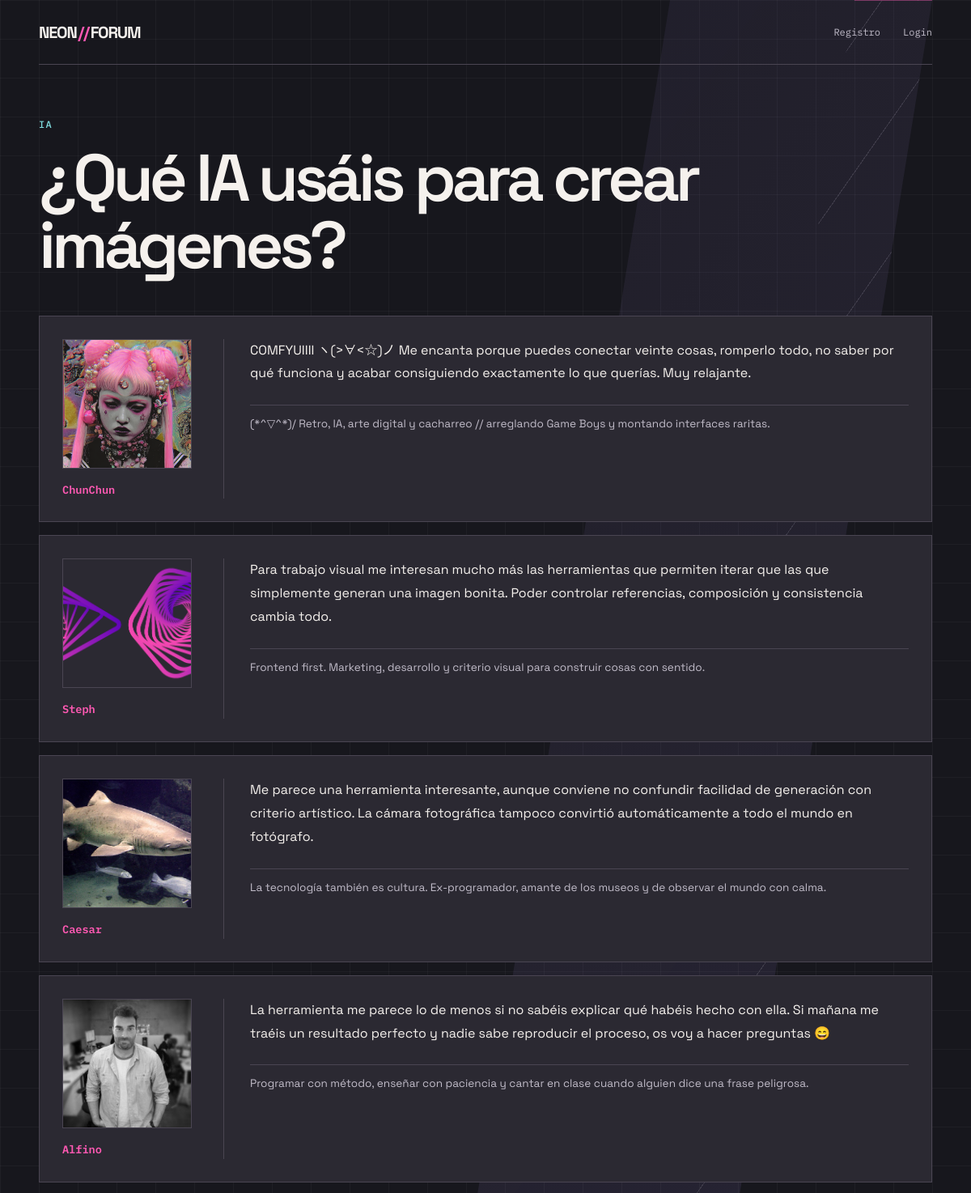
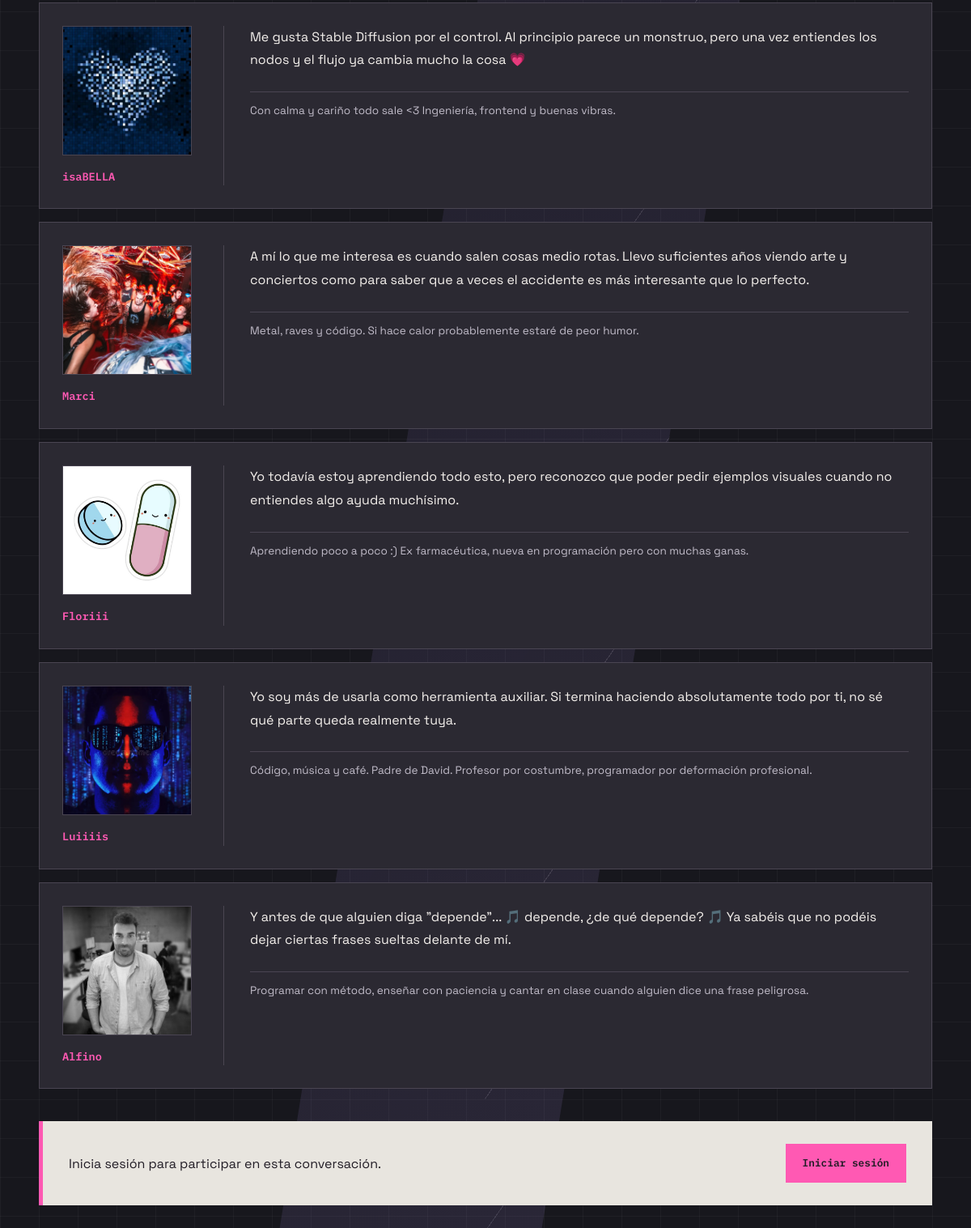
The app's page /tema.php?id=4 with its own data (2 pictures, top to bottom).
### tables this page shows
CREATE TABLE `temas` (
  `id_tema` int(11) NOT NULL,
  `titulo_tema` varchar(150) NOT NULL,
  `seccion` varchar(100) NOT NULL,
  `num_msj` int(11) NOT NULL DEFAULT 0
);

CREATE TABLE `mensajes` (
  `id_mensaje` int(11) NOT NULL,
  `titulo_mensaje` varchar(150) NOT NULL,
  `mensaje` text NOT NULL,
  `id_usu` int(11) NOT NULL,
  `id_tema` int(11) NOT NULL
);

CREATE TABLE `usuarios` (
  `id_usu` int(11) NOT NULL,
  `nickname` varchar(50) NOT NULL,
  `email` varchar(100) NOT NULL,
  `password` varchar(255) NOT NULL,
  `avatar` varchar(255) DEFAULT NULL,
  `firma` text DEFAULT NULL
);

### tema.php (the view, shortened to what this page needs)
<?php
$con = new mysqli("localhost", "root", "", "examen");
$id_tema = $_GET["id"];
$sql = "SELECT * FROM temas WHERE id_tema = $id_tema";
$resultadoTema = $con->query($sql);
foreach ($resultadoTema as $tema) {
    $titulo = $tema["titulo_tema"];
    $seccion = $tema["seccion"];
}
$sql = "SELECT * FROM mensajes
        WHERE id_tema = $id_tema";
$mensajes = $con->query($sql);
?>
<!DOCTYPE html>
<html lang="es">
<head>
    <link rel="stylesheet" href="styles.css?v=12">
</head>
<body>
<div class="pagina-tema">
    <p class="seccion">
        <?php echo $seccion; ?>
    </p>
    <h1>
        <?php echo $titulo; ?>
    </h1>
    <div class="mensajes">
        <?php
        foreach ($mensajes as $mensaje) {
            $id_usu = $mensaje["id_usu"];
            $sql = "SELECT nickname, avatar, firma
                    FROM usuarios
                    WHERE id_usu = $id_usu";
            $resultadoUsuario = $con->query($sql);
            $nickname = "Usuario";
            $avatar = "";
            $firma = "";
            foreach ($resultadoUsuario as $usuario) {
                $nickname = $usuario["nickname"];
                $avatar = $usuario["avatar"];
                $firma = $usuario["firma"];
            }
        ?>
            <div class="mensaje">
                <div class="autor">
                    <?php if ($avatar != NULL && $avatar != "") { ?>
                        <img
                            src="avatars/<?php echo htmlspecialchars($avatar, ENT_QUOTES, "UTF-8"); ?>"
                            alt=""
                            class="avatar-img"
                            width="64"
                            height="64"
                            loading="lazy"
                        >
                    <?php } else { ?>
                        <div class="avatar-vacio" aria-hidden="true"><?php echo htmlspecialchars(strtoupper(substr($nickname, 0, 1)), ENT_QUOTES, "UTF-8"); ?></div>
                    <?php } ?>
                    <p class="autor-nombre"><?php echo htmlspecialchars($nickname, ENT_QUOTES, "UTF-8"); ?></p>
                </div>
                <p class="mensaje-texto">
                    <?php echo $mensaje["mensaje"]; ?>
                </p>
                <?php if ($firma != NULL && trim($firma) != "") { ?>
                    <p class="firma"><?php echo htmlspecialchars($firma, ENT_QUOTES, "UTF-8"); ?></p>
                <?php } ?>
            </div>
        <?php
        }
        ?>
    </div>
    <?php
    if (isset($_SESSION["usuario"])) {
    ?>
        <div class="respuesta">
            <h2>Responder</h2>
            <form
                action="tema.php?id=<?php echo $id_tema; ?>"
                method="POST"
            >
                <label for="respuesta-mensaje">Tu mensaje</label>
                <textarea
                    id="respuesta-mensaje"
                    name="mensaje"
                    placeholder="Escribe tu respuesta..."
                    required
                ></textarea>
                <input
                    type="submit"
                    value="Publicar respuesta"
                >
            </form>
        </div>
    <?php
    } else {
    ?>
        <div class="cta">
            <p>
                Inicia sesión para participar en esta conversación.
            </p>
            <a href="login.php" class="b1">
                Iniciar sesión
            </a>
        </div>
    <?php
    }
    ?>
</div>
</body>
</html>

### records on screen
temas: seccion "IA", titulo_tema "¿Qué IA usáis para crear imágenes?"
mensajes: id_usu.avatar (picture), id_usu.nickname "ChunChun", mensaje "COMFYUIIII ヽ(>∀<☆)ノ Me encanta porque puedes conectar veinte cosas, romperlo todo, no saber por qué funciona y acabar consiguiendo exactamente lo que querías. Muy relajante.", id_usu.firma "(*^▽^*)/ Retro, IA, arte digital y cacharreo // arreglando Game Boys y montando interfaces raritas."
mensajes: id_usu.avatar (picture), id_usu.nickname "Steph", mensaje "Para trabajo visual me interesan mucho más las herramientas que permiten iterar que las que simplemente generan una imagen bonita. Poder controlar referencias, composición y consistencia cambia todo.", id_usu.firma "Frontend first. Marketing, desarrollo y criterio visual para construir cosas con sentido."
mensajes: id_usu.avatar (picture), id_usu.nickname "Caesar", mensaje "Me parece una herramienta interesante, aunque conviene no confundir facilidad de generación con criterio artístico. La cámara fotográfica tampoco convirtió automáticamente a todo el mundo en fotógrafo.", id_usu.firma "La tecnología también es cultura. Ex-programador, amante de los museos y de observar el mundo con calma."
mensajes: id_usu.avatar (picture), id_usu.nickname "Alfino", mensaje "La herramienta me parece lo de menos si no sabéis explicar qué habéis hecho con ella. Si mañana me traéis un resultado perfecto y nadie sabe reproducir el proceso, os voy a hacer preguntas 😄", id_usu.firma "Programar con método, enseñar con paciencia y cantar en clase cuando alguien dice una frase peligrosa."
mensajes: id_usu.avatar (picture), id_usu.nickname "isaBELLA", mensaje "Me gusta Stable Diffusion por el control. Al principio parece un monstruo, pero una vez entiendes los nodos y el flujo ya cambia mucho la cosa 💗", id_usu.firma "Con calma y cariño todo sale <3 Ingeniería, frontend y buenas vibras."
mensajes: id_usu.avatar (picture), id_usu.nickname "Marci", mensaje "A mí lo que me interesa es cuando salen cosas medio rotas. Llevo suficientes años viendo arte y conciertos como para saber que a veces el accidente es más interesante que lo perfecto.", id_usu.firma "Metal, raves y código. Si hace calor probablemente estaré de peor humor."
mensajes: id_usu.avatar (picture), id_usu.nickname "Floriii", mensaje "Yo todavía estoy aprendiendo todo esto, pero reconozco que poder pedir ejemplos visuales cuando no entiendes algo ayuda muchísimo.", id_usu.firma "Aprendiendo poco a poco :) Ex farmacéutica, nueva en programación pero con muchas ganas."
mensajes: id_usu.avatar (picture), id_usu.nickname "Luiiiis", mensaje "Yo soy más de usarla como herramienta auxiliar. Si termina haciendo absolutamente todo por ti, no sé qué parte queda realmente tuya.", id_usu.firma "Código, música y café. Padre de David. Profesor por costumbre, programador por deformación profesional."
mensajes: id_usu.avatar (picture), id_usu.nickname "Alfino", mensaje "Y antes de que alguien diga \"depende\"... 🎵 depende, ¿de qué depende? 🎵 Ya sabéis que no podéis dejar ciertas frases sueltas delante de mí.", id_usu.firma "Programar con método, enseñar con paciencia y cantar en clase cuando alguien dice una frase peligrosa."
